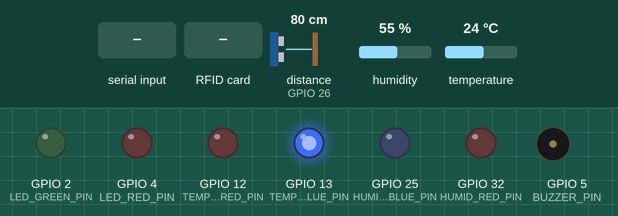
A sketch run on a simulated ESP32. Parts: output pins drawn as LEDs (lit = HIGH), buzzer (waves = sounding, pin HIGH). The inputs (shaded band) are chosen by the test bench; at power-on: humidity 55 %, temperature 24 °C, distance to the obstacle (sensor on GPIO 26) 80 cm. The echo pulse lasts 58.3 µs per cm; WiFi joins after 1.5 s; servers stay silent unless stated; uploads are accepted with an empty reply; no MQTT or app messages arrive unless stated; what the sketch prints to the serial monitor is not drawn.

Above: at 3.2 s.
3.3 s: "1\n" received over the second serial link
At 5.3 s:
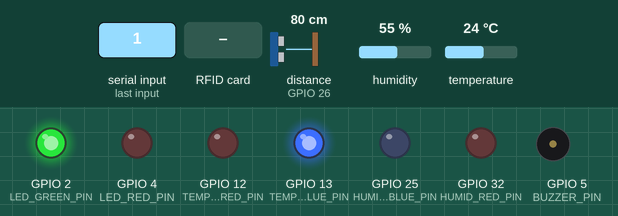
5.6 s: humidity set to 41 %
8.0 s: humidity set to 38 %
At 9.2 s:
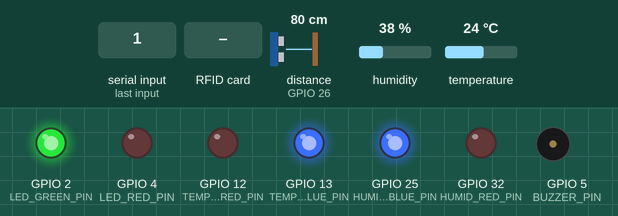
14.2 s: RFID card 12 34 56 78 90 held to the reader
At 14.52 s:
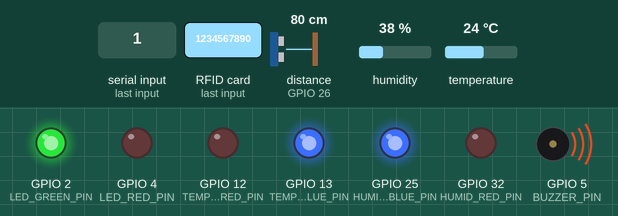
16.1 s: temperature set to 27 °C
At 18.1 s:
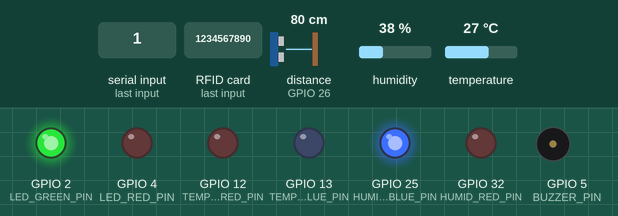
19.3 s: RFID card 5E 7A 19 C4 held to the reader
At 31.0 s:
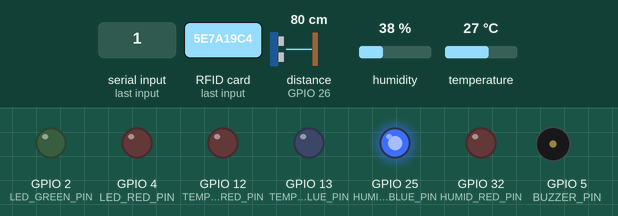
Timing chart, 0 to 31.3 s (numbered marks = the images above; inputs shaded):
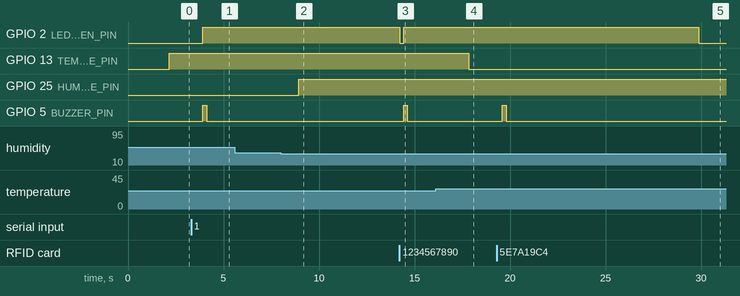

The sketch:

SmartDoor.ino
```cpp
#include <SPI.h>
#include <MFRC522.h>
#include <WiFi.h>
#include <HTTPClient.h>
#include "DHT.h"
#include <PubSubClient.h>
#include <HCSR04.h>
#include <HardwareSerial.h>

// #include <BLEDevice.h>
// #include <BLEUtils.h>
// #include <BLEScan.h>
// #include <BLEClient.h>
// #include <WebServer.h>

// --- Pin Definitions ---
#define RST_PIN 22    // Pin RST for RC522
#define SDA_PIN 21    // Pin SDA for RC522
#define BUZZER_PIN 5  // Pin for buzzer
#define LED_RED_PIN 4 // Pin for red LED
#define LED_GREEN_PIN 2 // Pin for green LED
#define TEMP_LED_BLUE_PIN 13
#define TEMP_LED_RED_PIN 12

// DHT sensor setup
#define DHTPIN 15        // Pin connected to DHT sensor
#define DHTTYPE DHT11    // DHT 11 sensor

// HC-SR04 Ultrasonic sensor setup
const int TRIG_PIN = 27;
const int ECHO_PIN = 26;

// RGB LED for humidity
#define HUMID_RED_PIN 32
#define HUMID_BLUE_PIN 25

// Thresholds
#define SOUND_SPEED 340 // Speed of sound in air (m/s)
#define MAX_THRESHOLD 28.0
#define MIN_THRESHOLD 26.0
#define MAX_HUMIDITY 60.0  // Maximum humidity threshold
#define MIN_HUMIDITY 40.0  // Minimum humidity threshold

// WiFi configuration
const char ssid[] PROGMEM = "Wendy iPhone";
const char password[] PROGMEM = "1234567890";

// Server and MQTT configuration
const char serverName[] PROGMEM = "http://raspberrypi.local:1880/api/esp32/rfid";
const char mqttServer[] PROGMEM = "172.20.10.10"; // Replace with your Raspberry Pi's IP
const int mqttPort = 1884;
const char mqttTopic[] PROGMEM = "sensor/dht";

// // --- Bluetooth variables ---
// static BLEUUID serviceUUID("00001010-0000-1000-8000-00805f9b34fb");
// static BLEUUID charUUID("DC74752C-9775-4EA0-9EE6-E574504EF47D");

// static BLERemoteCharacteristic* pRemoteCharacteristic;
// static boolean doConnect = false;
// static boolean connected = false;
// static BLEAdvertisedDevice* myDevice;

// --- Objects ---
MFRC522 mfrc522(SDA_PIN, RST_PIN); // RFID module
DHT dht(DHTPIN, DHTTYPE);          // DHT sensor
UltraSonicDistanceSensor hc(TRIG_PIN, ECHO_PIN); // Ultrasonic sensor
WiFiClient espClient;
PubSubClient mqttClient(espClient);
HardwareSerial mySerial(2); // UART2
// WebServer server(8081); // Creating a server

// --- Variables ---
int loopIteration = 0;
int sendInterval = 10;
unsigned long lastRFIDTime = 0;
unsigned long rfidTimeout = 10000; // 10 seconds
bool greenLEDActive = false; // Indique si la LED verte est active


// // --- Bluetooth functions ---
// void notifyCallback(BLERemoteCharacteristic* pBLERemoteCharacteristic, uint8_t* pData, size_t length, bool isNotify) {
//   // If motion detected without recent RFID, send UID -1
//   if (millis() - lastRFIDTime > rfidTimeout) {
//     sendUID("-1");
//   }
// }

// class MyClientCallback : public BLEClientCallbacks {
//   void onConnect(BLEClient* pClient) {
//     connected = true;
//   }

//   void onDisconnect(BLEClient* pClient) {
//     connected = false;
//   }
// };

// bool connectToServer() {
//   BLEClient* pClient = BLEDevice::createClient();
//   pClient->setClientCallbacks(new MyClientCallback());
//   pClient->connect(myDevice);
//   BLERemoteService* pRemoteService = pClient->getService(serviceUUID);
//   if (pRemoteService == nullptr) {
//     pClient->disconnect();
//     return false;
//   }

//   pRemoteCharacteristic = pRemoteService->getCharacteristic(charUUID);
//   if (pRemoteCharacteristic == nullptr) {
//     pClient->disconnect();
//     return false;
//   }

//   if (pRemoteCharacteristic->canNotify()) {
//     pRemoteCharacteristic->registerForNotify(notifyCallback);
//   }

//   return true;
// }

// class MyAdvertisedDeviceCallbacks : public BLEAdvertisedDeviceCallbacks {
//   void onResult(BLEAdvertisedDevice advertisedDevice) {
//     if (advertisedDevice.haveServiceUUID() && advertisedDevice.isAdvertisingService(serviceUUID)) {
//       BLEDevice::getScan()->stop();
//       myDevice = new BLEAdvertisedDevice(advertisedDevice);
//       doConnect = true;
//     }
//   }
// };

// --- Setup ---
void setup() {
  Serial.begin(115200);

  mySerial.begin(9600, SERIAL_8N1, 16, 17); // RX2=16, TX2=17 pour ESP32

  Serial.println("ready to had UART2 datas");

  // WiFi setup
  Serial.print("Connecting to WiFi...");
  WiFi.begin(ssid, password);
  while (WiFi.status() != WL_CONNECTED) {
    delay(1000);
    Serial.print(".");
  }
  Serial.println("\nConnected to WiFi");
  Serial.println(WiFi.localIP());

  SPI.begin();
  mfrc522.PCD_Init();
  Serial.println("RFID ready.");

  dht.begin();
  pinMode(TRIG_PIN, OUTPUT);
  pinMode(ECHO_PIN, INPUT);
  pinMode(LED_RED_PIN, OUTPUT);
  pinMode(LED_GREEN_PIN, OUTPUT);
  pinMode(BUZZER_PIN, OUTPUT);
  pinMode(TEMP_LED_BLUE_PIN, OUTPUT);
  pinMode(TEMP_LED_RED_PIN, OUTPUT);
  pinMode(HUMID_RED_PIN, OUTPUT);
  pinMode(HUMID_BLUE_PIN, OUTPUT);

  // Set default states
  digitalWrite(LED_RED_PIN, LOW);
  digitalWrite(LED_GREEN_PIN, LOW);
  digitalWrite(BUZZER_PIN, LOW);

  mqttClient.setServer(mqttServer, mqttPort);

  // // Server init
  // server.on("/ultrasonic", HTTP_GET, []() {
  //   long distance = hc.measureDistanceCm();
  //   String response;
  //   int httpCode;

  //   Serial.println(distance);

  //   // Check the distance
  //   if (distance > 100 || distance <= 0) { // Not OK
  //       response = "{\"status\":\"Not OK\"}";
  //       httpCode = 400; // HTTP code for a bad request
  //   } else { // OK
  //       response = "{\"status\":\"OK\"}";
  //       httpCode = 200; // HTTP code for a successful request
  //   }

  //   server.send(httpCode, "application/json", response); // Send the response
  // });
  // BLEDevice::init("");
  // BLEScan* pBLEScan = BLEDevice::getScan();
  // pBLEScan->setAdvertisedDeviceCallbacks(new MyAdvertisedDeviceCallbacks());
  // pBLEScan->setActiveScan(true);
  // pBLEScan->start(5, false);

    // server.begin();
}

void loop() {
  if (mySerial.available()) {  // Vérifiez si des données sont disponibles sur UART2
    String message = mySerial.readStringUntil('\n'); // Lit le message jusqu'à la fin de la ligne
    Serial.println(message);
    Serial.println("Notification reçue via UART");

    // Réinitialiser l'état vert si une notification est reçue
    if (greenLEDActive) {
      greenLEDActive = false;
      digitalWrite(LED_GREEN_PIN, LOW);
    }else{
      sendUID("-1");
    }
  }

  // Vérifiez si la LED verte doit être désactivée après le timeout
  if (greenLEDActive && (millis() - lastRFIDTime > rfidTimeout)) {
    greenLEDActive = false;
    digitalWrite(LED_GREEN_PIN, LOW);
    Serial.println("Statut vert expiré après 10 secondes");
  }

  if (!mqttClient.connected()) {
    reconnectMQTT();
  }
  mqttClient.loop();

  handleRFID();
  handleSensors();

  delay(500); // Délai pour stabiliser la boucle
}


// --- Handle Sensors ---
void handleSensors() {
  if (loopIteration != 0) {
    return;
  }

  float humidity = dht.readHumidity();
  float temperature = dht.readTemperature();

  if (isnan(humidity) || isnan(temperature)) {
    return;
  }

  if (temperature > MAX_THRESHOLD) {
    digitalWrite(TEMP_LED_RED_PIN, HIGH);
    digitalWrite(TEMP_LED_BLUE_PIN, LOW);
  } else if (temperature < MIN_THRESHOLD) {
    digitalWrite(TEMP_LED_BLUE_PIN, HIGH);
    digitalWrite(TEMP_LED_RED_PIN, LOW);
  }else{
    digitalWrite(TEMP_LED_BLUE_PIN, LOW);
    digitalWrite(TEMP_LED_RED_PIN, LOW);
  }

    // Humidity threshold actions
  if (humidity > MAX_HUMIDITY) {
    digitalWrite(HUMID_RED_PIN, HIGH);  // Red LED for high humidity
    digitalWrite(HUMID_BLUE_PIN, LOW); // Turn off blue LED
  } else if (humidity < MIN_HUMIDITY) {
    digitalWrite(HUMID_BLUE_PIN, HIGH); // Blue LED for low humidity
    digitalWrite(HUMID_RED_PIN, LOW);   // Turn off red LED
  } else {
    digitalWrite(HUMID_RED_PIN, LOW);  // Turn off red LED
    digitalWrite(HUMID_BLUE_PIN, LOW); // Turn off blue LED
  }

  String payload = String("{\"temperature\":") + temperature + ",\"humidity\":" + humidity + "}";
  mqttClient.publish(mqttTopic, payload.c_str());
}

// --- Handle RFID ---
void handleRFID() {
  if (!mfrc522.PICC_IsNewCardPresent() || !mfrc522.PICC_ReadCardSerial()) {
    return;
  }

 // Get RFID UID
  String uid = "";
  for (byte i = 0; i < mfrc522.uid.size; i++) {
    if (mfrc522.uid.uidByte[i] < 0x10) uid += "0";
    uid += String(mfrc522.uid.uidByte[i], HEX);
  }
  uid.toUpperCase();

  lastRFIDTime = millis();

  sendUID(uid);

  mfrc522.PICC_HaltA();
}

void sendUID(String uid) {
  long distance = hc.measureDistanceCm();
  if (distance > 100 || distance < 0) {
    uid = "-1";  // Valeur -1 si la distance est incorrecte
  }

  if (WiFi.status() == WL_CONNECTED) {
    HTTPClient http;
    http.begin(serverName);
    http.addHeader("Content-Type", "application/x-www-form-urlencoded");
    String httpRequestData = "uid=" + uid;
    int httpResponseCode = http.POST(httpRequestData);

    if (httpResponseCode > 0) {
      String response = http.getString();
      Serial.println(httpResponseCode);
      Serial.println(response);

      if (httpResponseCode == 404) {
        // Carte non valide : Rouge + buzzer
        triggerAlert(LED_RED_PIN);
      } else {
        // Carte valide : Vert
        greenLEDActive = true;
        digitalWrite(LED_GREEN_PIN, HIGH);
        lastRFIDTime = millis();  // Met à jour le dernier temps RFID
        digitalWrite(BUZZER_PIN, HIGH);
        delay(200);
        digitalWrite(BUZZER_PIN, LOW);

      }
    } else {
      Serial.print("Erreur lors de l'envoi POST : ");
      Serial.println(httpResponseCode);
    }
    http.end();
  } else {
    Serial.println("WiFi déconnecté");
  }
}

void triggerAlert(int ledPin) {
  digitalWrite(BUZZER_PIN, HIGH);
  digitalWrite(ledPin, HIGH);
  delay(200);
  digitalWrite(BUZZER_PIN, LOW);
  delay(300);
  digitalWrite(ledPin, LOW);
}


// --- Reconnect to MQTT ---
void reconnectMQTT() {
  while (!mqttClient.connected()) {
    Serial.print("Connecting to MQTT...");
    if (mqttClient.connect("ESP32Client")) {
      Serial.println("connected.");
    } else {
      Serial.print("Failed, state: ");
      Serial.println(mqttClient.state());
      delay(2000);
    }
  }
}
```

Measured:
- the behaviour switches between 40 and 39 % on humidity (found by bisection; images 1 and 2)
- the behaviour switches between 25 and 26 °C on temperature (found by bisection; images 3 and 4)
- after the input at 3.3 s, GPIO 2 (LED_GREEN_PIN): LOW → HIGH after 0.61 s; GPIO 5 (BUZZER_PIN): LOW → HIGH after 0.61 s, → LOW 0.20 s later
- after the input at 5.6 s, every drawn part: stays the same
- after the input at 8.0 s, GPIO 25 (HUMID_BLUE_PIN): LOW → HIGH after 0.94 s
- after the input at 14.2 s, GPIO 5 (BUZZER_PIN): LOW → HIGH after 0.23 s, → LOW 0.20 s later
- after the input at 16.1 s, GPIO 13 (TEMP_LED_BLUE_PIN): HIGH → LOW after 1.7 s
- after the input at 19.3 s, GPIO 2 (LED_GREEN_PIN): HIGH → LOW after 10.6 s instead of 5.4 s; GPIO 5 (BUZZER_PIN): LOW → HIGH after 0.29 s, → LOW 0.20 s later
